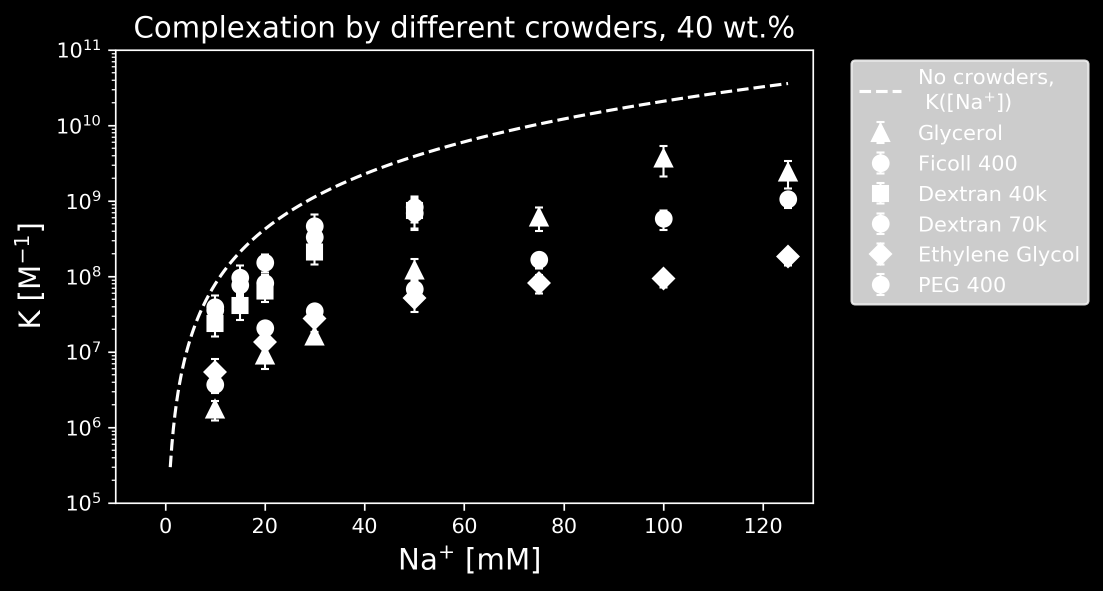
#> input picture analysis/literature_check/salt_shift/bielec_s3-001.png, 2206 x 1182 px (shown at 1/2 size)
$ python na_digitize_markarian2010.py bielec_s3-000.png bielec_s3-001.png
#> lines starting #> are read from the running program, lines starting #| are printed output that depends on the picture; after the words box and inside, x2 and y2 are one past the last pixel; in counts of white or black regions, pixels touching at a corner belong together
"""Digitize Markarian & Schlenoff 2010 (JPCB 114, 10620; PMC2925268, NIH author manuscript)
Fig. 6 (ln Kobs vs ln a_Na+, 35-mer, 67 C, PEG3 0-30 wt%) and Fig. 7A (Delta psi per bp vs PEG wt%).

Input: figure JPEGs downloaded from PMC (nihms-224880-f0006.jpg, -f0007.jpg), passed as arguments.
Method: axis frame located from long dark pixel runs (box frame); markers found as connected
components of the dark mask; shape classified from bbox fill ratio and centroid offset.
Output: CSV files next to this script (na_markarian2010_fig6.csv, na_markarian2010_fig7A.csv).
Usage: python -I na_digitize_markarian2010.py f0006.jpg f0007.jpg
"""
import sys, os, csv
import numpy as np
from PIL import Image
from scipy import ndimage as ndi

HERE = os.path.dirname(os.path.abspath(__file__))


def frame(mask, thr):
    cols = [i for i, c in enumerate(mask.sum(0)) if c > thr]
    rows = [i for i, c in enumerate(mask.sum(1)) if c > thr]
    return min(cols), max(cols), min(rows), max(rows)


def components(mask, x0, x1, y0, y1, min_px=12):
    sub = mask.copy()
    # remove the frame lines themselves
    sub[:, max(x0 - 1, 0):x0 + 2] = False
    sub[:, x1 - 1:x1 + 2] = False
    sub[y0 - 1:y0 + 2, :] = False
    sub[y1 - 1:y1 + 2, :] = False
    sub[:, :x0] = False; sub[:, x1:] = False; sub[:y0, :] = False; sub[y1:, :] = False
    lab, n = ndi.label(sub, structure=np.ones((3, 3)))
    out = []
    for k, sl in enumerate(ndi.find_objects(lab), start=1):
        m = lab[sl] == k
        npx = m.sum()
        if npx < min_px:
            continue
        h, w = m.shape
        cy, cx = ndi.center_of_mass(m)
        out.append(dict(x=sl[1].start + cx, y=sl[0].start + cy, w=w, h=h, npx=int(npx),
                        fill=npx / (w * h), dyrel=(cy - (h - 1) / 2) / h,
                        bx=sl[1].start + (w - 1) / 2, by=sl[0].start + (h - 1) / 2))
    return out


def fig7A(path):
#> called with path = 'bielec_s3-001.png'
    img = np.array(Image.open(path).convert('L'))[:330]
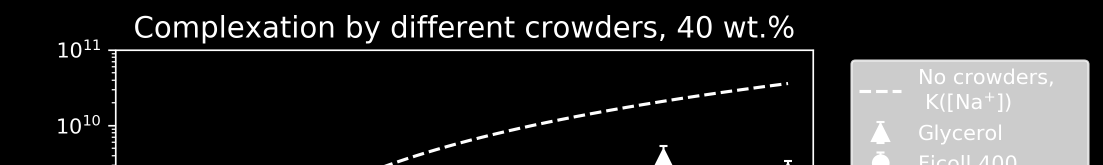
#> img: shape (330, 2206) (shown at 1/2 size); min 0, max 255, mean 38.6
    mask = img < 128
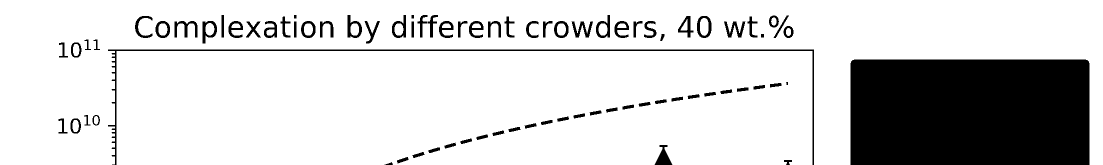
#> mask: shape (330, 2206) bool (shown at 1/2 size); 82.5% white; 80 black regions (1 under 20 px), largest, box (x1, y1, x2, y2) and area: (1701, 119, 2179, 330) 100820, (216, 99, 1628, 330) 5918, (1309, 290, 1345, 330) 720
    x0, x1, y0, y1 = frame(mask, 150)          # x: 0..35 wt%, y: 0.40 (top) .. 0.00 (bottom)
#> in frame, `cols = [i for i, c in enumerate(mask.sum(0)) if c > thr]`: cols = 1722 values from 0 to 2205
#> in frame, `rows = [i for i, c in enumerate(mask.sum(1)) if c > thr]`: rows = 330 values from 0 to 329
#> x0 = 0; x1 = 2205; y0 = 0; y1 = 329
    X = lambda px: (px - x0) / (x1 - x0) * 35.0
    Y = lambda py: (y1 - py) / (y1 - y0) * 0.40
    # Opening removes 1-2 px fit lines and error bars, keeps filled markers.
    opened = ndi.binary_opening(mask, structure=np.ones((4, 4)))
    comps = components(opened, x0, x1, y0, y1, min_px=10)
#> in components, `sub[y1 - 1:y1 + 2, :] = False`: sub: shape (330, 2206) bool; 81.8% white; 74 black regions (1 under 20 px), largest, box (x1, y1, x2, y2) and area: (0, 0, 2206, 330) 112395, (835, 30, 876, 75) 663, (349, 42, 395, 75) 644
#> in components, `lab, n = ndi.label(sub, structure=np.ones((3, 3)))`:
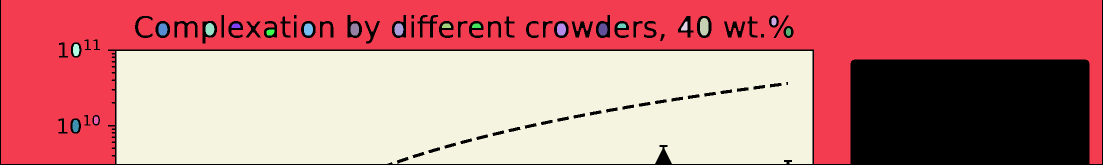
#> lab: shape (330, 2206) int32 (shown at 1/2 size); 22 distinct labels, from 0 to 21; one colour per label, 0 black
#> in components, `lab, n = ndi.label(sub, structure=np.ones((3, 3)))`: n = 21
#> the loop in components, `for k, sl in enumerate(ndi.find_objects(lab), start=1):` made 21 passes
#> (npx, h, w, cy, cx) on passes 1 to 12: (280280, 328, 2202, 93.1, 1022.2), (136, 16, 10, 7.5, 4.38), (517, 35, 17, 17.07, 8), (165, 18, 13, 10.13, 7.37), (360, 25, 18, 12, 8.17), (364, 24, 18, 11.5, 8.25), (139, 9, 18, 4.46, 8.53), (366, 24, 18, 11.5, 8.3), (354, 24, 17, 11.5, 8.02), (360, 24, 18, 11.5, 8.33), (139, 9, 18, 4.46, 8.53), (139, 9, 18, 4.46, 8.53)
#> pass 1, in components, `m = lab[sl] == k`:
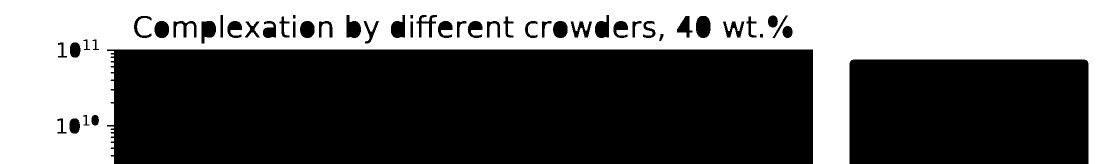
#> m: shape (328, 2202) bool (shown at 1/2 size); 38.8% white; 1 white region, box (x1, y1, x2, y2) and area: (0, 0, 2202, 328) 280280
#> after the loop in components, `for k, sl in enumerate(ndi.find_objects(lab), start=1):`: out = 21 items
#> comps = 21 items
    rows = []
    for c in comps:
        xv = X(c['bx'])
        # shape: square fill ~1, triangle centroid below bbox centre, diamond centred
        if c['fill'] > 0.8:
            s = 'square(25-mer)'
        elif c['dyrel'] > 0.06:
            s = 'triangle(35-mer)'
        else:
            s = 'diamond(15-mer)'
        # marker centre: bbox centre for square/diamond, centroid->bbox centre for triangle
        rows.append(dict(series=s, x_px=round(c['bx'], 1), y_px=round(c['by'], 1),
                         peg_wt=round(xv, 2), dpsi_per_bp=round(Y(c['by']), 4),
                         w=c['w'], h=c['h'], fill=round(c['fill'], 2)))
#> this loop made 21 passes
#> (xv, s) on passes 1 to 12: (17.5, 'diamond(15-mer)'), (24.56, 'square(25-mer)'), (22.35, 'square(25-mer)'), (21.71, 'triangle(35-mer)'), (6.66, 'diamond(15-mer)'), (5.17, 'square(25-mer)'), (7.48, 'square(25-mer)'), (9.79, 'square(25-mer)'), (11.25, 'square(25-mer)'), (12.66, 'square(25-mer)'), (14.17, 'square(25-mer)'), (15.12, 'square(25-mer)')
#> after the loop, rows = 21 items
    return (x0, x1, y0, y1), sorted(rows, key=lambda r: (r['series'], r['peg_wt']))


def fig6(path):
    img = np.array(Image.open(path).convert('L'))
    mask = img < 140
    x0, x1, y0, y1 = frame(mask, 200)          # x: -4.0..-2.0, y: 18 (top) .. 10 (bottom)
    X = lambda px: -4.0 + (px - x0) / (x1 - x0) * 2.0
    Y = lambda py: 10.0 + (y1 - py) / (y1 - y0) * 8.0
    comps = components(mask, x0 + 2, x1 - 2, y0 + 2, y1 - 2, min_px=12)
    rows = []
    for c in comps:
        rows.append(dict(x_px=round(c['bx'], 1), y_px=round(c['by'], 1), lnaNa=round(X(c['bx']), 3),
                         lnK=round(Y(c['by']), 3), w=c['w'], h=c['h'], npx=c['npx'], fill=round(c['fill'], 2),
                         dyrel=round(c['dyrel'], 3)))
    return (x0, x1, y0, y1), sorted(rows, key=lambda r: r['lnaNa'])


if __name__ == '__main__':
    f6, f7 = sys.argv[1], sys.argv[2]
    fr7, r7 = fig7A(f7)
#> fr7 = (0, 2205, 0, 329); r7 = 21 items
    print('Fig7A frame px', fr7)
#| Fig7A frame px (0, 2205, 0, 329)
    for r in r7:
        print(r)
#> this loop made 21 passes
#| {'series': 'diamond(15-mer)', 'x_px': 419.5, 'y_px': 58.0, 'peg_wt': 6.66, 'dpsi_per_bp': 0.3295, 'w': 18, 'h': 25, 'fill': 0.8}
#| {'series': 'diamond(15-mer)', 'x_px': 1102.5, 'y_px': 163.5, 'peg_wt': 17.5, 'dpsi_per_bp': 0.2012, 'w': 2202, 'h': 328, 'fill': 0.39}
#| {'series': 'square(25-mer)', 'x_px': 151.0, 'y_px': 251.5, 'peg_wt': 2.4, 'dpsi_per_bp': 0.0942, 'w': 13, 'h': 24, 'fill': 0.83}
#| {'series': 'square(25-mer)', 'x_px': 152.0, 'y_px': 99.5, 'peg_wt': 2.41, 'dpsi_per_bp': 0.279, 'w': 13, 'h': 24, 'fill': 0.83}
#| {'series': 'square(25-mer)', 'x_px': 192.0, 'y_px': 240.0, 'peg_wt': 3.05, 'dpsi_per_bp': 0.1082, 'w': 9, 'h': 15, 'fill': 0.9}
#| {'series': 'square(25-mer)', 'x_px': 325.5, 'y_px': 58.5, 'peg_wt': 5.17, 'dpsi_per_bp': 0.3289, 'w': 18, 'h': 24, 'fill': 0.84}
#| {'series': 'square(25-mer)', 'x_px': 471.5, 'y_px': 51.0, 'peg_wt': 7.48, 'dpsi_per_bp': 0.338, 'w': 18, 'h': 9, 'fill': 0.86}
#| {'series': 'square(25-mer)', 'x_px': 540.5, 'y_px': 64.5, 'peg_wt': 8.58, 'dpsi_per_bp': 0.3216, 'w': 16, 'h': 12, 'fill': 0.85}
#> (further printed lines are left out)
    fr6, r6 = fig6(f6)
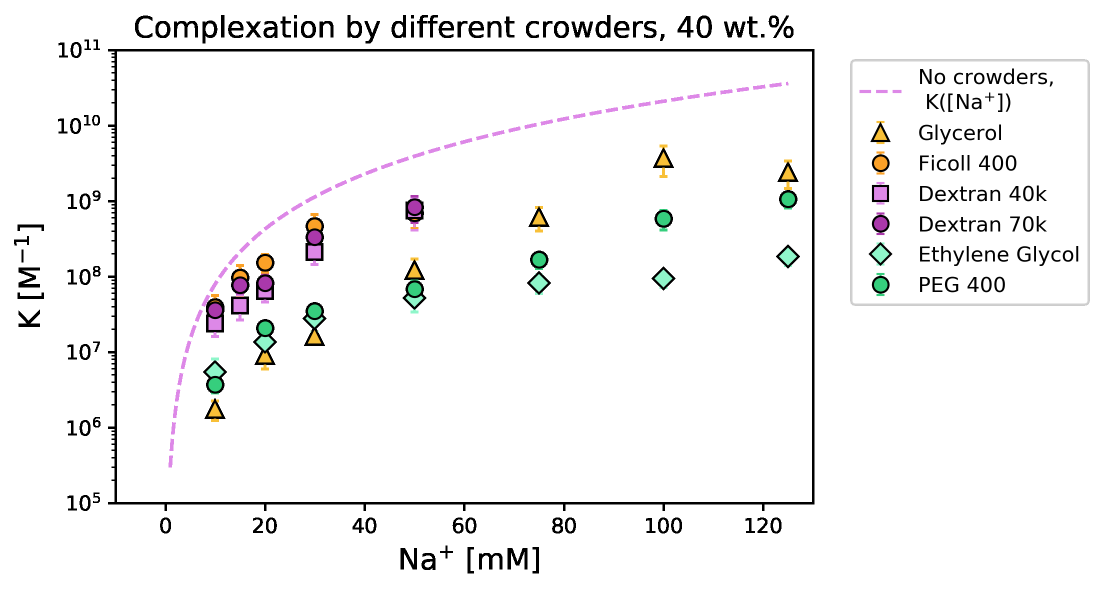
#> input picture analysis/literature_check/salt_shift/bielec_s3-000.png, 2206 x 1182 px (shown at 1/2 size)
#> in fig6, `mask = img < 140`: mask: shape (1182, 2206) bool; 3.8% white; 199 white regions, largest, box (x1, y1, x2, y2) and area: (216, 98, 1629, 1022) 24784, (611, 434, 648, 522) 1891, (412, 596, 449, 665) 1717
#> in fig6, `x0, x1, y0, y1 = frame(mask, 200)`: x0 = 144; x1 = 1842; y0 = 42; y1 = 1064
#> call 2 of components, with x0 = 146, x1 = 1840, y0 = 44, y1 = 1062, min_px = 12
#> in components (call 2), `lab, n = ndi.label(sub, structure=np.ones((3, 3)))`:
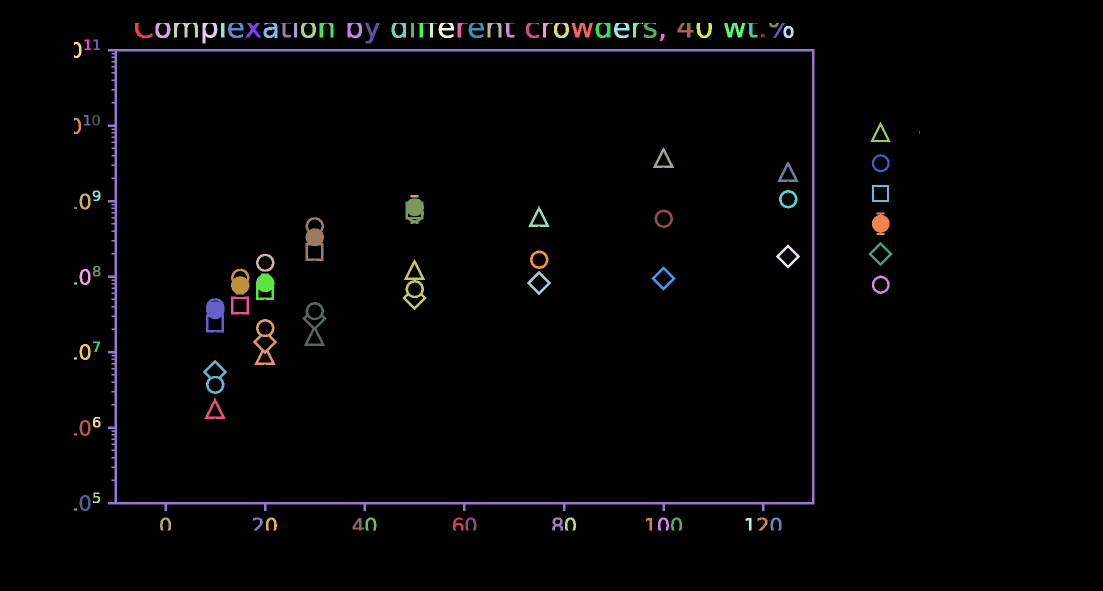
#> lab: shape (1182, 2206) int32 (shown at 1/2 size); 107 distinct labels, from 0 to 106; one colour per label, 0 black
#> in components (call 2), `lab, n = ndi.label(sub, structure=np.ones((3, 3)))`: n = 106
#> the loop in components (call 2), `for k, sl in enumerate(ndi.find_objects(lab), start=1):` made 106 passes
#> (npx, h, w, cy, cx) on passes 1 to 12: (336, 30, 35, 18.31, 12.26), (465, 30, 30, 14.69, 14.26), (607, 29, 48, 12.36, 23.09), (562, 41, 30, 17.45, 11.88), (203, 29, 7, 14, 3), (503, 30, 31, 14.24, 14.39), (414, 29, 32, 14.2, 15.24), (500, 30, 28, 15.84, 15.09), (236, 29, 21, 15.42, 8.92), (174, 29, 6, 14, 2.5), (461, 30, 30, 14.67, 14.44), (410, 29, 28, 12.98, 12.85)
#> (m, npx) on pass 49: ([True, True, True, True, True, True], 6)
#> pass 3, in components (call 2), `m = lab[sl] == k`:
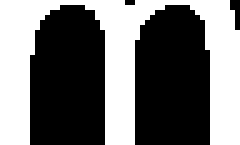
#> m: shape (29, 48) bool (shown 5 times larger); 43.6% white; 1 white region, box (x1, y1, x2, y2) and area: (0, 0, 48, 29) 607
#> after the loop in components (call 2), `for k, sl in enumerate(ndi.find_objects(lab), start=1):`: out = 105 items
#> the loop in fig6, `for c in comps:` made 105 passes
#> fr6 = (144, 1842, 42, 1064); r6 = 105 items
    print('Fig6 frame px', fr6)
#| Fig6 frame px (144, 1842, 42, 1064)
    for r in r6:
        print(r)
#> this loop made 105 passes
#| {'x_px': 150.5, 'y_px': 415.5, 'lnaNa': -3.992, 'lnK': 15.076, 'w': 6, 'h': 4, 'npx': 24, 'fill': 1.0, 'dyrel': 0.0}
#| {'x_px': 150.5, 'y_px': 566.5, 'lnaNa': -3.992, 'lnK': 13.894, 'w': 6, 'h': 4, 'npx': 24, 'fill': 1.0, 'dyrel': 0.0}
#| {'x_px': 150.5, 'y_px': 716.5, 'lnaNa': -3.992, 'lnK': 12.72, 'w': 6, 'h': 4, 'npx': 24, 'fill': 1.0, 'dyrel': 0.0}
#| {'x_px': 150.5, 'y_px': 868.5, 'lnaNa': -3.992, 'lnK': 11.53, 'w': 6, 'h': 4, 'npx': 24, 'fill': 1.0, 'dyrel': 0.0}
#| {'x_px': 150.5, 'y_px': 1018.5, 'lnaNa': -3.992, 'lnK': 10.356, 'w': 6, 'h': 4, 'npx': 24, 'fill': 1.0, 'dyrel': 0.0}
#| {'x_px': 154.5, 'y_px': 251.5, 'lnaNa': -3.988, 'lnK': 16.36, 'w': 14, 'h': 32, 'npx': 208, 'fill': 0.46, 'dyrel': 0.0}
#| {'x_px': 155.0, 'y_px': 99.5, 'lnaNa': -3.987, 'lnK': 17.55, 'w': 15, 'h': 32, 'npx': 218, 'fill': 0.45, 'dyrel': 0.0}
#| {'x_px': 169.5, 'y_px': 402.5, 'lnaNa': -3.97, 'lnK': 15.178, 'w': 22, 'h': 32, 'npx': 356, 'fill': 0.51, 'dyrel': 0.0}
#> (further printed lines are left out)
